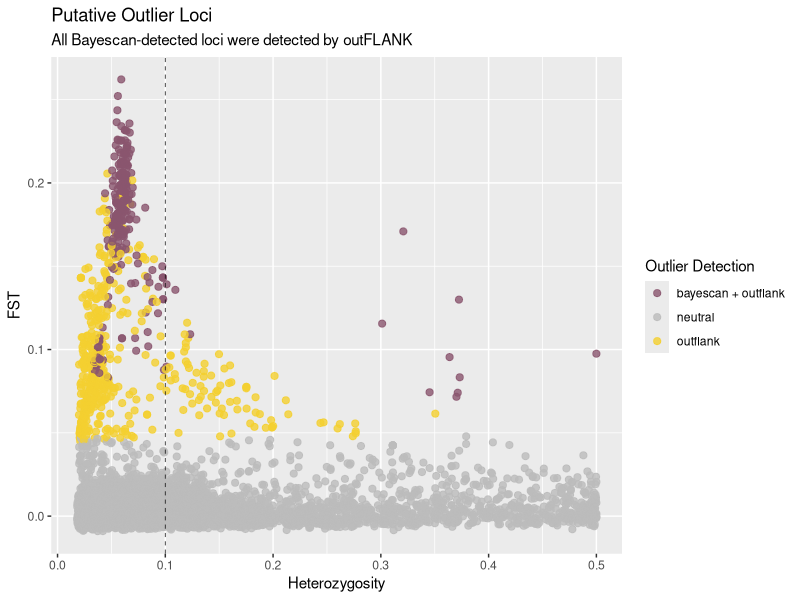
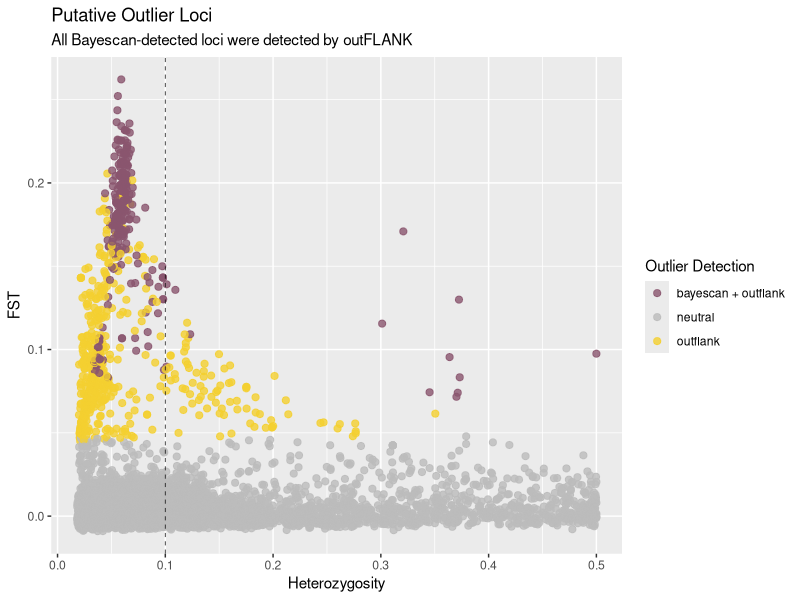

The R script that drew these images, in order:
## Load packages
library("ggplot2")
library("dplyr")
setwd("~/Omega/USM PhD/Projects/Active/Yellowfin Tuna/Popgen/Analyses/nonkin/outliers")

### outflank dataframe ####
all_loci <- read.csv("outFLANK/outFLANK_kinless_FST.csv")%>% 
  select(LocusName, He, FST, FSTNoCorr, OutlierFlag) %>% 
  mutate(LocusName = gsub("\\.[0-9]+", "", LocusName))

all_outflank <- filter(all_loci, OutlierFlag == TRUE)
all_outflank_putatives <- all_outflank$LocusName

##### Outflank and Bayescan results ####
# snps
out_bayescan <- readLines("bayescan/bayescan_outliers.txt")
bayescan_idx <- c()
# snps
out_outflank <- read.csv("outFLANK/outFLANK_kinless_putatives.csv")$LocusName
out_outflank <- gsub("\\.[0-9]+", "", out_outflank)
outflank_idx <- c()

# all shared putative outliers regardless of He <- used in graphic
all_shared <- intersect(out_bayescan, all_outflank_putatives)
all_onlybayes <- setdiff(out_bayescan, all_shared)
all_onlyoutflnk <- setdiff(all_outflank_putatives, all_shared)
all_nonout <- setdiff(all_loci$LocusName, c(all_onlybayes, all_onlyoutflnk, all_shared))

# only shared putative outliers (He threshold) <- used in publication
out_shared <- intersect(out_bayescan, out_outflank)
out_only_baye <- setdiff(out_bayescan, out_shared)
out_only_outf <- setdiff(out_outflank, out_shared)
non_out <- setdiff(all_loci$LocusName, c(out_bayescan, out_outflank, out_shared))

## fancy ggplot ##
all_loci <-all_loci %>% 
  mutate(
    outlier = case_when(
      (LocusName %in% all_onlybayes) ~ "bayescan",
      (LocusName %in% all_onlyoutflnk) ~ "outflank",
      (LocusName %in% all_shared) ~ "bayescan + outflank",
      (LocusName %in% all_nonout ) ~ "neutral"
    )
  )


mycolors <- c("#8a556e", "#bbbbbb", "#f4cf30")

all_loci %>% 
  ggplot(x = He, y = FST) +
  geom_point(aes(x = He, y = FST, col = outlier), alpha = 0.8,  size = 2.1) + 
  geom_vline(xintercept = 0.1, alpha = 0.8, linetype = "dashed", size = 0.3) +
  labs(title = "Putative Outlier Loci", x = "Heterozygosity", y = "FST", color = "Outlier Detection",
       subtitle = "All Bayescan-detected loci were detected by outFLANK") +
  scale_color_manual(values = mycolors)
ggsave("outlierplots.png", height = 6, width = 12, units = "in")
save.image(file = "outliers.rdata")
write.table(all_loci, file = "bscan_outflank_outliers.txt", row.names = FALSE, quote = FALSE)
